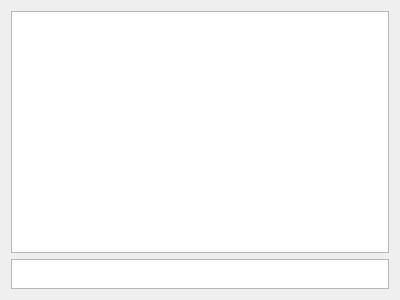
<?xml version="1.0" encoding="UTF-8"?>
<ui version="4.0">
 <class>ErrorMgrTable</class>
 <widget class="QWidget" name="ErrorMgrTable">
  <property name="geometry">
   <rect>
    <x>0</x>
    <y>0</y>
    <width>400</width>
    <height>300</height>
   </rect>
  </property>
  <property name="windowTitle">
   <string>Form</string>
  </property>
  <layout class="QVBoxLayout" name="verticalLayout">
   <item>
    <widget class="QTableView" name="tableView">
     <property name="sizePolicy">
      <sizepolicy hsizetype="Expanding" vsizetype="Expanding">
       <horstretch>0</horstretch>
       <verstretch>1</verstretch>
      </sizepolicy>
     </property>
     <property name="editTriggers">
      <set>QAbstractItemView::AllEditTriggers</set>
     </property>
     <attribute name="horizontalHeaderMinimumSectionSize">
      <number>20</number>
     </attribute>
     <attribute name="horizontalHeaderStretchLastSection">
      <bool>true</bool>
     </attribute>
     <attribute name="verticalHeaderVisible">
      <bool>false</bool>
     </attribute>
    </widget>
   </item>
   <item>
    <widget class="QTextEdit" name="textEdit">
     <property name="enabled">
      <bool>true</bool>
     </property>
     <property name="maximumSize">
      <size>
       <width>16777215</width>
       <height>30</height>
      </size>
     </property>
     <property name="readOnly">
      <bool>true</bool>
     </property>
    </widget>
   </item>
  </layout>
 </widget>
 <resources/>
 <connections/>
</ui>
